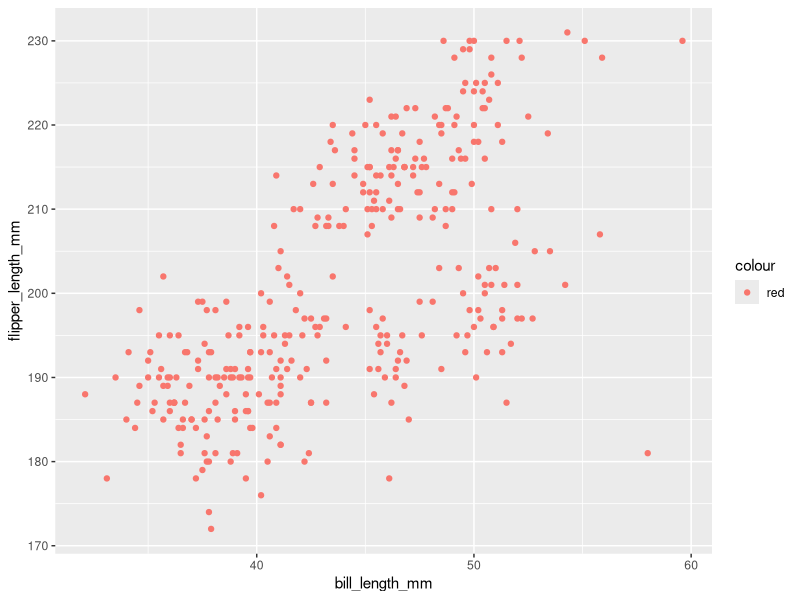

Generate this figure with R:
## ---- chunk 1
library(tidyverse)
data("penguins", package = "palmerpenguins")
## ---- chunk 2
data("penguins", package = "palmerpenguins")
## ---- chunk 3
penguins2 = na.omit(penguins)
## ---- chunk 4
ggplot(penguins, aes(x = bill_length_mm, y = flipper_length_mm, color = "red")) + geom_point()
## ---- chunk 5
p2_df = tibble(
  nrom = rnorm(10),
  logical = nrom > 0,
  char = c('1','2','3','4','5','6','7','8','9','10'),
  fac = factor(c('2','1','1','2','2','3','1','3','3','2'))
)
## ---- chunk 6
logical_num = as.numeric(pull(p2_df, var = logical))
char_num = as.numeric(pull(p2_df, var = char))
fac_num = as.numeric(pull(p2_df, var = fac))
## ---- chunk 7
mean(pull(p2_df, var = nrom))
mean(logical_num)
mean(char_num)
mean(fac_num)
